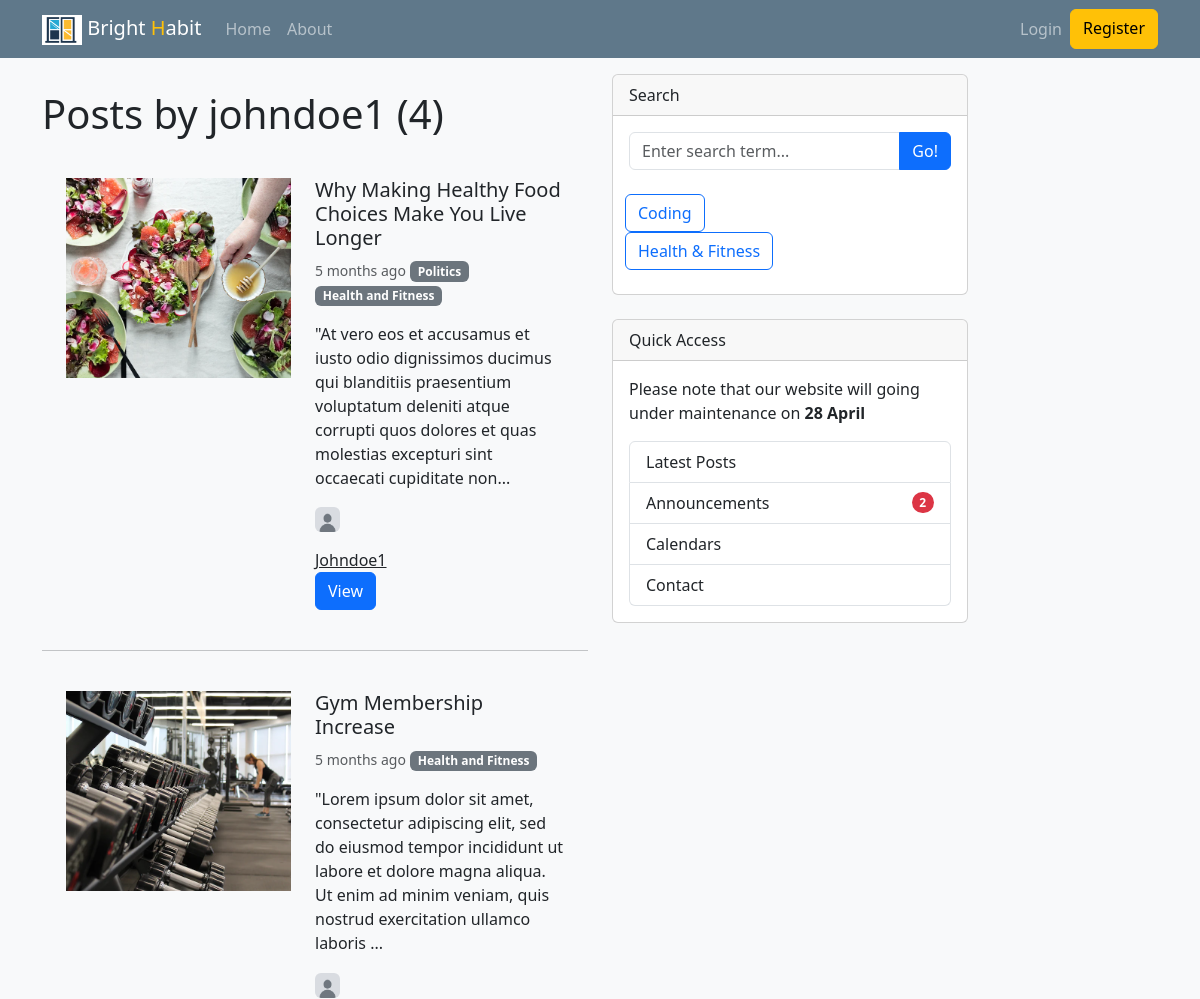
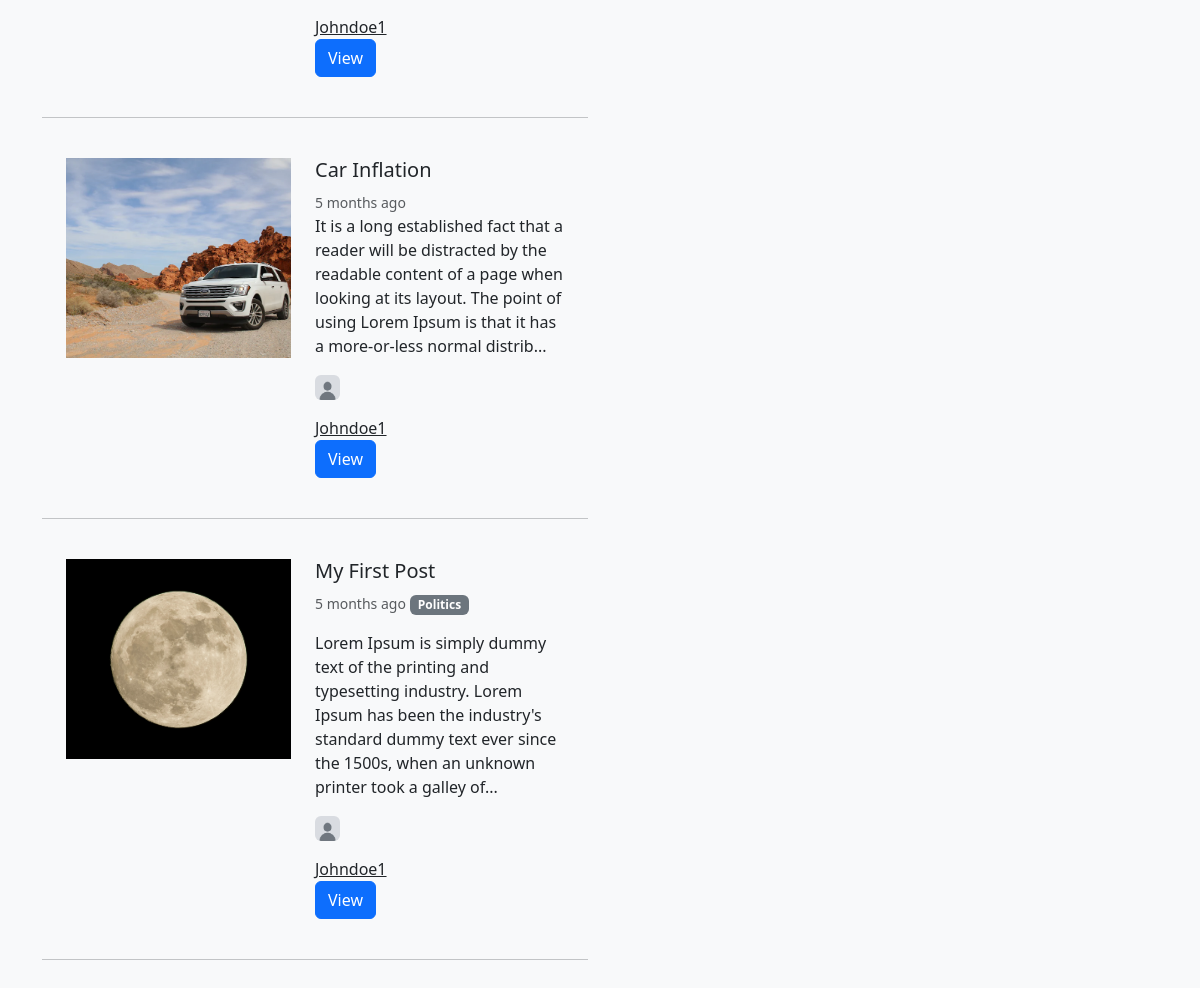
The page /user/johndoe1 on the database its author committed (2 pictures, top to bottom).
### blog/models.py (models this page shows, shortened)
class Post(models.Model):
    title = models.CharField(max_length=100)
    body = RichTextField(blank=True, null=True)
    date_posted = models.DateTimeField(default=timezone.now)
    author = models.ForeignKey(User, on_delete=models.CASCADE)
    image = models.ImageField(null=True, blank=True, upload_to='images/')
    tags = models.ManyToManyField(Tag, blank=True, related_name='tags')
    search_fields = ('title', 'body', 'author')
    @property
    def snippet(self):
        return f'{self.__clean_text(self.body[:200])}...'
    def __clean_text(self, text):
        return mark_safe(text
                         .removeprefix('<pre>')
                         .removesuffix('</pre>'))

class Tag(models.Model):
    name = models.CharField(max_length=100)
    def __str__(self):
        return self.name

### users/models.py (models this page shows, shortened)
class Profile(models.Model):
    user = models.OneToOneField(User, on_delete=models.CASCADE)
    image = models.ImageField(default='profile_pics/default.jpg', upload_to='profile_pics')

### blog/views.py (the view)
# urls.py: path('user/<str:username>', UserPostListView.as_view(), name=name('user_posts')),
class UserPostListView(ListView):
    model = Post
    template_name = 'blog/user_posts.html'
    context_object_name = 'posts'
    paginate_by = SearchPosts.records_per_page()
    ordering = '-date_posted'
    def get_queryset(self):
        user = Author.get_author(username=self.kwargs.get('username'))
        title = self.request.GET.get('title')
        results = Q(author=user) & Q(title__icontains=title) if title else Q(author=user)
        return self.model.objects.filter(results).order_by(self.ordering)

### blog/author.py (called while the page is built)
    @staticmethod
    def get_author(username: str) -> User:
        return get_object_or_404(User, username=username)

### blog/templates/blog/user_posts.html (shortened to what this page needs)
{% extends 'base.html' %}
{% load humanize %}
{% block content %}
    <h1 class="mb-3">Posts by {{ view.kwargs.username }} ({{ page_obj.paginator.count }})</h1>
    {% include 'blog/partials/posts.html' with posts=posts only %}
{% endblock %}

### blog/templates/blog/partials/posts.html
{% load humanize %}
{% for post in posts %}
    <div class="row g-0  position-relative">
        <div class="col-md-6 mb-md-0 p-md-4">
            {% if  post.image %}
                <img
                        style="object-fit: cover"
                        width="428"
                        height="200"
                        {% if  post.image %}
                        src="{{ post.image.url }}"
                        {% endif %}
                        class="w-100"
                        alt="article image">
            {% endif %}
        </div>
        <div class="col-md-6 p-4 ps-md-0">
            <h5 class="mt-0 text-capitalize">{{ post.title }}</h5>
            <small class="text-muted">{{ post.date_posted|naturaltime }}</small>
            {% for tag in post.tags.all %}
                <span class="badge text-bg-secondary">{{ tag }}</span>
            {% endfor %}
            {% autoescape off %}
                <p>{{ post.snippet }}</p>
            {% endautoescape off %}
            <p class="card-text">
                <img
                        src="{{ post.author.profile.image.url }}"
                        alt="{{ post.author.username }} profile picture"
                        width="25"
                        height="25"
                        class="img-fluid rounded">
            <form role="search">
                <span class="text-capitalize">
                    <a type="submit"
                       href="{% url 'blog_user_posts' post.author.username %}?title={{ request.GET.title }}&author={{ post.author.username }}"
                       class="text-dark">{{ post.author.username }}
                    </a>
                </span>
            </form>
            <div>
                <a href="{% url 'blog_detail' post.id %}" class="btn btn-primary">View</a>
            </div>
        </div>
    </div>
    <hr>
{% endfor %}

### rows shown on the page
Post: image (picture), title "Why Making Healthy Food Choices Make You Live Longer", date_posted "5 months ago", snippet "\"At vero eos et accusamus et iusto odio dignissimos ducimus qui blanditiis praesentium voluptatum deleniti atque corrupti quos dolores et quas molestias excepturi sint occaecati cupiditate non...", author.profile.image (placeholder picture), author.username "Johndoe1"
Tag: name "Politics"
Tag: name "Health and Fitness"
Post: image (picture), title "Gym Membership Increase", date_posted "5 months ago", snippet "\"Lorem ipsum dolor sit amet, consectetur adipiscing elit, sed do eiusmod tempor incididunt ut labore et dolore magna aliqua. Ut enim ad minim veniam, quis nostrud exercitation ullamco laboris ...", author.profile.image (placeholder picture), author.username "Johndoe1"
Post: image (picture), title "Car Inflation", date_posted "5 months ago", snippet "It is a long established fact that a reader will be distracted by the readable content of a page when looking at its layout. The point of using Lorem Ipsum is that it has a more-or-less normal distrib...", author.profile.image (placeholder picture), author.username "Johndoe1"
Post: image (picture), title "My First Post", date_posted "5 months ago", snippet "Lorem Ipsum is simply dummy text of the printing and typesetting industry. Lorem Ipsum has been the industry's standard dummy text ever since the 1500s, when an unknown printer took a galley of...", author.profile.image (placeholder picture), author.username "Johndoe1"

### other values the page prints
{{ view.kwargs.username }} "johndoe1"
{{ page_obj.paginator.count }} "4"
